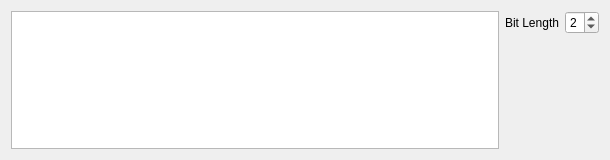
<?xml version="1.0" encoding="UTF-8"?>
<ui version="4.0">
 <class>QamRemapper</class>
 <widget class="QWidget" name="QamRemapper">
  <property name="geometry">
   <rect>
    <x>0</x>
    <y>0</y>
    <width>610</width>
    <height>160</height>
   </rect>
  </property>
  <property name="windowTitle">
   <string>Form</string>
  </property>
  <layout class="QVBoxLayout" name="verticalLayout_2">
   <item>
    <layout class="QHBoxLayout" name="horizontalLayout_2">
     <item>
      <widget class="QTableView" name="tv_mappings"/>
     </item>
     <item>
      <layout class="QVBoxLayout" name="verticalLayout">
       <item>
        <layout class="QHBoxLayout" name="horizontalLayout">
         <item>
          <widget class="QLabel" name="label">
           <property name="text">
            <string>Bit Length</string>
           </property>
          </widget>
         </item>
         <item>
          <widget class="QSpinBox" name="sb_bitLength">
           <property name="minimum">
            <number>1</number>
           </property>
           <property name="maximum">
            <number>8</number>
           </property>
           <property name="value">
            <number>2</number>
           </property>
          </widget>
         </item>
        </layout>
       </item>
       <item>
        <spacer name="verticalSpacer">
         <property name="orientation">
          <enum>Qt::Vertical</enum>
         </property>
         <property name="sizeHint" stdset="0">
          <size>
           <width>20</width>
           <height>40</height>
          </size>
         </property>
        </spacer>
       </item>
      </layout>
     </item>
    </layout>
   </item>
  </layout>
 </widget>
 <resources/>
 <connections/>
</ui>
